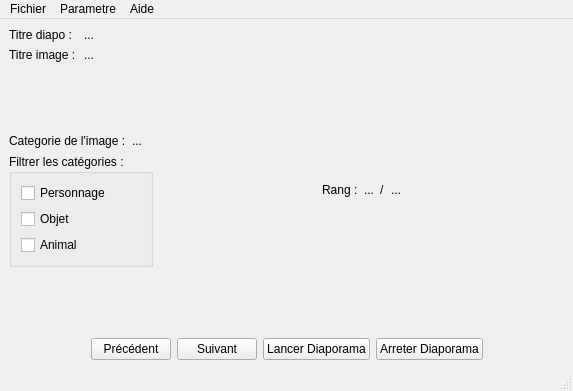
<?xml version="1.0" encoding="UTF-8"?>
<ui version="4.0">
 <class>LecteurVue</class>
 <widget class="QMainWindow" name="LecteurVue">
  <property name="geometry">
   <rect>
    <x>0</x>
    <y>0</y>
    <width>573</width>
    <height>391</height>
   </rect>
  </property>
  <property name="windowTitle">
   <string>LecteurVue</string>
  </property>
  <widget class="QWidget" name="centralwidget">
   <layout class="QFormLayout" name="formLayout_2">
    <item row="0" column="0">
     <layout class="QVBoxLayout" name="verticalLayout_2">
      <item>
       <layout class="QGridLayout" name="gridLayout">
        <item row="0" column="0">
         <widget class="QLabel" name="lTitreDiapo">
          <property name="text">
           <string>Titre diapo : </string>
          </property>
         </widget>
        </item>
        <item row="0" column="1">
         <widget class="QLabel" name="lValeurTitreDiapo">
          <property name="text">
           <string>...</string>
          </property>
         </widget>
        </item>
        <item row="1" column="0">
         <widget class="QLabel" name="lTitreImage">
          <property name="text">
           <string>Titre image :</string>
          </property>
         </widget>
        </item>
        <item row="1" column="1">
         <widget class="QLabel" name="lValeurTitreImage">
          <property name="text">
           <string>...</string>
          </property>
         </widget>
        </item>
       </layout>
      </item>
      <item>
       <spacer name="verticalSpacer_4">
        <property name="orientation">
         <enum>Qt::Vertical</enum>
        </property>
        <property name="sizeHint" stdset="0">
         <size>
          <width>20</width>
          <height>40</height>
         </size>
        </property>
       </spacer>
      </item>
      <item>
       <layout class="QHBoxLayout" name="horizontalLayout_5">
        <item>
         <widget class="QLabel" name="lCategorie">
          <property name="text">
           <string>Categorie de l'image :</string>
          </property>
         </widget>
        </item>
        <item>
         <widget class="QLabel" name="lValeurCategorie">
          <property name="text">
           <string>...</string>
          </property>
         </widget>
        </item>
       </layout>
      </item>
      <item>
       <widget class="QGroupBox" name="groupBox">
        <property name="title">
         <string>Filtrer les catégories :</string>
        </property>
        <property name="alignment">
         <set>Qt::AlignLeading|Qt::AlignLeft|Qt::AlignTop</set>
        </property>
        <layout class="QFormLayout" name="formLayout">
         <property name="labelAlignment">
          <set>Qt::AlignLeading|Qt::AlignLeft|Qt::AlignVCenter</set>
         </property>
         <item row="0" column="0">
          <widget class="QCheckBox" name="checkBoxPersonnage">
           <property name="text">
            <string>Personnage</string>
           </property>
          </widget>
         </item>
         <item row="1" column="0">
          <widget class="QCheckBox" name="checkBoxObjet">
           <property name="text">
            <string>Objet</string>
           </property>
          </widget>
         </item>
         <item row="2" column="0">
          <widget class="QCheckBox" name="checkBoxAnimal">
           <property name="text">
            <string>Animal</string>
           </property>
          </widget>
         </item>
        </layout>
       </widget>
      </item>
      <item>
       <spacer name="verticalSpacer">
        <property name="orientation">
         <enum>Qt::Vertical</enum>
        </property>
        <property name="sizeHint" stdset="0">
         <size>
          <width>20</width>
          <height>40</height>
         </size>
        </property>
       </spacer>
      </item>
     </layout>
    </item>
    <item row="0" column="1">
     <layout class="QHBoxLayout" name="horizontalLayout_4">
      <item>
       <spacer name="horizontalSpacer_4">
        <property name="orientation">
         <enum>Qt::Horizontal</enum>
        </property>
        <property name="sizeHint" stdset="0">
         <size>
          <width>40</width>
          <height>20</height>
         </size>
        </property>
       </spacer>
      </item>
      <item>
       <layout class="QVBoxLayout" name="verticalLayout">
        <item>
         <spacer name="verticalSpacer_2">
          <property name="orientation">
           <enum>Qt::Vertical</enum>
          </property>
          <property name="sizeHint" stdset="0">
           <size>
            <width>20</width>
            <height>40</height>
           </size>
          </property>
         </spacer>
        </item>
        <item>
         <widget class="QLabel" name="lImage">
          <property name="text">
           <string/>
          </property>
          <property name="pixmap">
           <pixmap>../cartesDisney/Disney_0.gif</pixmap>
          </property>
         </widget>
        </item>
        <item>
         <layout class="QHBoxLayout" name="horizontalLayout_3">
          <item>
           <spacer name="horizontalSpacer_6">
            <property name="orientation">
             <enum>Qt::Horizontal</enum>
            </property>
            <property name="sizeHint" stdset="0">
             <size>
              <width>40</width>
              <height>20</height>
             </size>
            </property>
           </spacer>
          </item>
          <item>
           <widget class="QLabel" name="lRang">
            <property name="text">
             <string>Rang :</string>
            </property>
           </widget>
          </item>
          <item>
           <widget class="QLabel" name="lValeurRangActuel">
            <property name="text">
             <string>...</string>
            </property>
           </widget>
          </item>
          <item>
           <widget class="QLabel" name="lRangSeparateur">
            <property name="text">
             <string>/</string>
            </property>
           </widget>
          </item>
          <item>
           <widget class="QLabel" name="lValeurRangMax">
            <property name="text">
             <string>...</string>
            </property>
           </widget>
          </item>
          <item>
           <spacer name="horizontalSpacer_5">
            <property name="orientation">
             <enum>Qt::Horizontal</enum>
            </property>
            <property name="sizeHint" stdset="0">
             <size>
              <width>40</width>
              <height>20</height>
             </size>
            </property>
           </spacer>
          </item>
         </layout>
        </item>
        <item>
         <spacer name="verticalSpacer_3">
          <property name="orientation">
           <enum>Qt::Vertical</enum>
          </property>
          <property name="sizeHint" stdset="0">
           <size>
            <width>20</width>
            <height>40</height>
           </size>
          </property>
         </spacer>
        </item>
       </layout>
      </item>
      <item>
       <spacer name="horizontalSpacer_3">
        <property name="orientation">
         <enum>Qt::Horizontal</enum>
        </property>
        <property name="sizeHint" stdset="0">
         <size>
          <width>40</width>
          <height>20</height>
         </size>
        </property>
       </spacer>
      </item>
     </layout>
    </item>
    <item row="1" column="0" colspan="2">
     <layout class="QHBoxLayout" name="horizontalLayout_2">
      <item>
       <spacer name="horizontalSpacer">
        <property name="orientation">
         <enum>Qt::Horizontal</enum>
        </property>
        <property name="sizeHint" stdset="0">
         <size>
          <width>40</width>
          <height>20</height>
         </size>
        </property>
       </spacer>
      </item>
      <item>
       <layout class="QHBoxLayout" name="horizontalLayout">
        <item>
         <widget class="QPushButton" name="bReculerDiapo">
          <property name="text">
           <string>Précédent</string>
          </property>
         </widget>
        </item>
        <item>
         <widget class="QPushButton" name="bAvancerDiapo">
          <property name="text">
           <string>Suivant</string>
          </property>
         </widget>
        </item>
        <item>
         <widget class="QPushButton" name="bLancerDiapo">
          <property name="text">
           <string>Lancer Diaporama</string>
          </property>
         </widget>
        </item>
        <item>
         <widget class="QPushButton" name="bArreterDiapo">
          <property name="text">
           <string>Arreter Diaporama</string>
          </property>
         </widget>
        </item>
       </layout>
      </item>
      <item>
       <spacer name="horizontalSpacer_2">
        <property name="orientation">
         <enum>Qt::Horizontal</enum>
        </property>
        <property name="sizeHint" stdset="0">
         <size>
          <width>40</width>
          <height>20</height>
         </size>
        </property>
       </spacer>
      </item>
     </layout>
    </item>
   </layout>
  </widget>
  <widget class="QMenuBar" name="menubar">
   <property name="geometry">
    <rect>
     <x>0</x>
     <y>0</y>
     <width>573</width>
     <height>22</height>
    </rect>
   </property>
   <widget class="QMenu" name="menuParametre">
    <property name="title">
     <string>Parametre</string>
    </property>
    <addaction name="actionVitesse_de_defilement"/>
    <addaction name="actionCharger_diaporama"/>
    <addaction name="actionEnlever_diaporama"/>
   </widget>
   <widget class="QMenu" name="menuFichier">
    <property name="title">
     <string>Fichier</string>
    </property>
    <addaction name="actionquitter"/>
   </widget>
   <widget class="QMenu" name="menuAide">
    <property name="title">
     <string>Aide</string>
    </property>
    <addaction name="actionA_propos_de"/>
   </widget>
   <addaction name="menuFichier"/>
   <addaction name="menuParametre"/>
   <addaction name="menuAide"/>
  </widget>
  <widget class="QStatusBar" name="barreEtat">
   <property name="enabled">
    <bool>true</bool>
   </property>
  </widget>
  <action name="actionquitter">
   <property name="text">
    <string>quitter</string>
   </property>
  </action>
  <action name="actionVitesse_de_defilement">
   <property name="text">
    <string>Vitesse de defilement</string>
   </property>
  </action>
  <action name="actionEnlever_diaporama">
   <property name="text">
    <string>Enlever diaporama</string>
   </property>
  </action>
  <action name="actionCharger_diaporama">
   <property name="text">
    <string>Charger diaporama</string>
   </property>
  </action>
  <action name="actionA_propos_de">
   <property name="text">
    <string>A propos de </string>
   </property>
  </action>
 </widget>
 <resources/>
 <connections/>
</ui>
